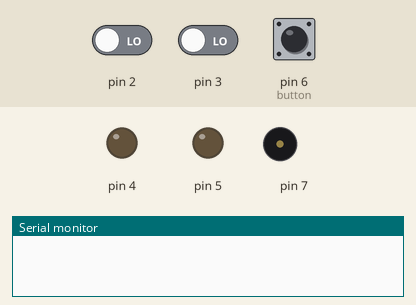
This program was run on a simulated Arduino Uno, built with avr-gcc and run on an emulated ATmega328P. Parts: output pins drawn as LEDs (lit = HIGH), buzzer (waves = sounding), the last lines printed to the serial monitor. Inputs (shaded band) come from the test bench; at power-on: pin 6 (button) LOW, pin 2 LOW, pin 3 LOW.

Above: at 1.3 s.
1.4 s: pin 6 (button) pulled HIGH for 3.2 s
At 2.57 s:
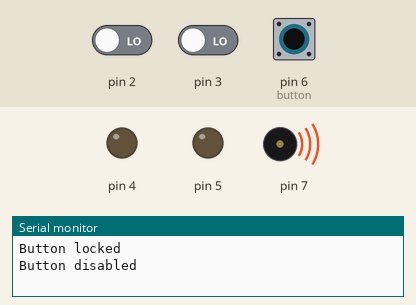
6.1 s: pin 2 driven HIGH
7.6 s: pin 2 driven LOW and pin 6 (button) driven HIGH
At 9.8 s:
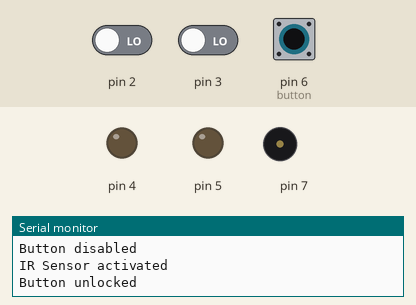
10.1 s: pin 3 driven HIGH
11.6 s: pin 2 driven HIGH
At 13.25 s:
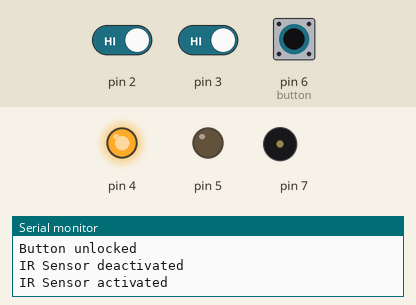
14.6 s: pin 2 driven LOW
At 16.35 s:
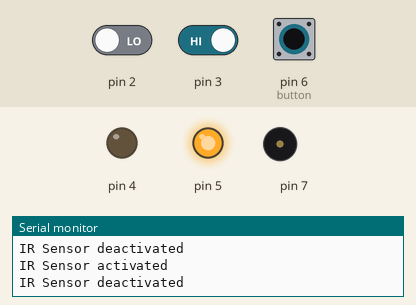
Timing chart, 0 to 17.9 s (numbered marks = the images above; inputs shaded):
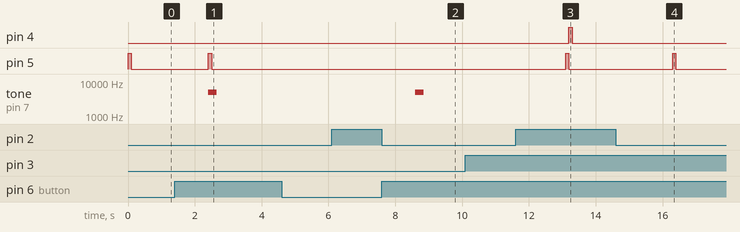

Measured:
- after the input at 1.4 s, pin 5: LOW → HIGH after 1.0 s, → LOW 0.10 s later; tone on pin 7: silent → 5000 Hz after 1.0 s, → silent 0.25 s later
- after the input at 7.6 s, tone on pin 7: silent → 5000 Hz after 1.0 s, → silent 0.25 s later
- after the input at 11.6 s, pin 4: LOW → HIGH after 1.6 s, → LOW 0.10 s later
- after the input at 14.6 s, pin 4: stays LOW (without the input it goes to HIGH after 1.8 s)

The program:

main.cpp
```cpp
#include <Arduino.h>
#include <IRSensor.h>
#include <Valve.h>
#include <Button.h>
#include <Speaker.h>

IRSensor sensor(2, 3);
Valve valve(4, 5);
Button button(6, 1000);
Speaker speaker(7);

void setup()
{
  Serial.begin(9600);

  sensor.init();
  valve.init();
  button.init();
  speaker.init();

  sensor.onActivate = []()
  {
    Serial.println("IR Sensor activated");
    if (!button.locked)
    {
      valve.open();
    }
  };

  sensor.onDeactivate = []()
  {
    Serial.println("IR Sensor deactivated");
    if (!button.enabled && !button.locked)
    {
      valve.close(3000);
    }
  };

  button.onEnable = []()
  {
    Serial.println("Button enabled");
    valve.open();
  };

  button.onDisable = []()
  {
    Serial.println("Button disabled");
    valve.close();
  };

  button.onLock = []()
  {
    Serial.println("Button locked");
    speaker.play();
  };

  button.onUnlock = []()
  {
    Serial.println("Button unlocked");
    speaker.play();
  };
}

void loop()
{
  sensor.nextTick();
  button.nextTick();
}
```
